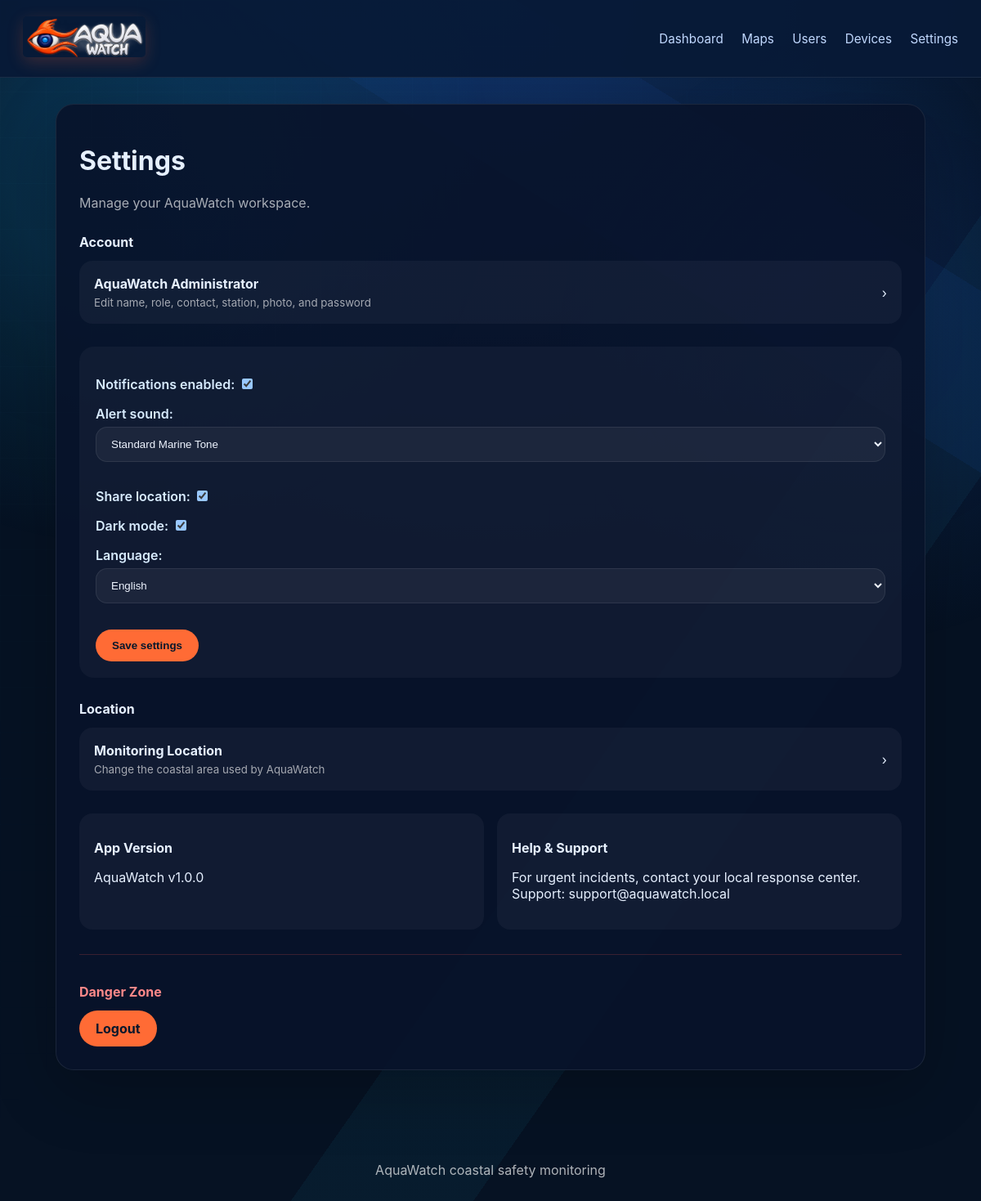
/settings/ (signed in), run on the app's committed database.
### aquawatch_app/models.py (models this page shows, shortened)
class UserProfile(models.Model):
    user = models.OneToOneField(User, on_delete=models.CASCADE)
    role = models.CharField(max_length=128, default='Coastal responder')
    station = models.CharField(max_length=128, blank=True)
    phone = models.CharField(max_length=64, blank=True)
    dark_mode = models.BooleanField(default=True)
    language = models.CharField(max_length=32, default='English')
    notifications_enabled = models.BooleanField(default=True)
    share_location = models.BooleanField(default=True)
    alert_sound = models.CharField(max_length=64, default='Standard Marine Tone')
    profile_image = models.FileField(upload_to='profiles/', blank=True)

### aquawatch_app/views.py (the view)
# urls.py: path('settings/', views.settings_view, name='settings'),
@login_required
def settings_view(request):
    profile = get_or_create_profile(request.user)
    if request.method == 'POST':
        form = SettingsForm(request.POST, instance=profile)
        if form.is_valid():
            form.save()
            messages.success(request, 'Settings saved.')
            return redirect('settings')
    else:
        form = SettingsForm(instance=profile)
    return render(request, 'aquawatch_app/settings.html', {'form': form, 'profile': profile})

### aquawatch_app/forms.py
class SettingsForm(forms.ModelForm):
    class Meta:
        model = UserProfile
        fields = ['notifications_enabled', 'alert_sound', 'share_location', 'dark_mode', 'language']
        widgets = {
            'alert_sound': forms.Select(choices=[
                ('Standard Marine Tone', 'Standard Marine Tone'),
                ('Emergency Beacon', 'Emergency Beacon'),
                ('Silent', 'Silent'),
            ]),
            'language': forms.Select(choices=[
                ('English', 'English'),
                ('Filipino', 'Filipino'),
                ('Cebuano', 'Cebuano'),
            ]),
        }

### aquawatch_app/context_processors.py (called while the page is built)
def aquawatch_preferences(request):
    if not request.user.is_authenticated:
        return {'aqua_profile': None, 'aqua_language': 'English', 'aqua_dark_mode': True}
    try:
        profile = request.user.userprofile
    except (AttributeError, UserProfile.DoesNotExist):
        profile = None
    return {
        'aqua_live_revision': getattr(request,'aqua_live_revision',None),
        'aqua_profile': profile,
        'aqua_language': profile.language if profile else 'English',
        'aqua_dark_mode': profile.dark_mode if profile else True,
    }

### aquawatch_app/views.py (called while the page is built)
def get_or_create_profile(user: User) -> UserProfile:
    profile, _ = UserProfile.objects.get_or_create(user=user)
    return profile

### aquawatch_app/templates/aquawatch_app/settings.html (shortened to what this page needs)
{% extends 'aquawatch_app/base.html' %}
{% block content %}<div class="page-card"><h1>Settings</h1><p class="muted">Manage your AquaWatch workspace.</p>
<section class="settings-section"><h2>Account</h2><a class="settings-link" href="{% url 'profile' %}"><span><strong>{{ user.get_full_name|default:user.username }}</strong><small>Edit name, role, contact, station, photo, and password</small></span><span>&rsaquo;</span></a></section>
<form method="post" class="settings-form">{% csrf_token %}{{ form.as_p }}<button class="button" type="submit">Save settings</button></form>
<section class="settings-section"><h2>Location</h2><a class="settings-link" href="{% url 'location' %}"><span><strong>Monitoring Location</strong><small>Change the coastal area used by AquaWatch</small></span><span>&rsaquo;</span></a></section>
<section class="settings-section info-grid"><div><h2>App Version</h2><p>AquaWatch v1.0.0</p></div><div><h2>Help &amp; Support</h2><p>For urgent incidents, contact your local response center. Support: support@aquawatch.local</p></div></section>
<section class="danger-zone"><h2>Danger Zone</h2><a class="button button-danger" href="{% url 'logout' %}">Logout</a></section></div>{% endblock %}

### aquawatch_app/static/aquawatch_app/styles.css (style rules this page uses)
:root { color-scheme: dark; background: #061223; color: #f5f9ff; font-family: Inter, system-ui, sans-serif; }
* { box-sizing: border-box; }
body { margin: 0; background: radial-gradient(circle at top, #0f2e5e 0%, #061223 45%); color: #e6f0ff; }
select option { background-color: #102238; color: #eef4ff; }
.page-card { background: rgba(8, 19, 43, 0.9); border: 1px solid rgba(255, 255, 255, 0.08); border-radius: 22px; box-shadow: 0 24px 80px rgba(0, 0, 0, 0.22); padding: 28px; margin-bottom: 24px; }
.muted { color: rgba(255, 255, 255, 0.65); }
.settings-section { margin: 28px 0; }
.settings-section h2, .danger-zone h2 { font-size: 1rem; }
.settings-link { display: flex; justify-content: space-between; gap: 16px; align-items: center; padding: 18px; border-radius: 16px; background: rgba(255,255,255,.04); color: inherit; text-decoration: none; }
.settings-link small { display: block; margin-top: 5px; color: rgba(255,255,255,.62); }
.settings-form { padding: 20px; border-radius: 18px; background: rgba(255,255,255,.035); }
.info-grid { display: grid; grid-template-columns: 1fr 1fr; gap: 16px; }
.info-grid > div { padding: 18px; border-radius: 16px; background: rgba(255,255,255,.04); }
.danger-zone { margin-top: 30px; padding-top: 22px; border-top: 1px solid rgba(255,80,80,.2); }
.danger-zone h2 { color: #ff8989; }
.button-danger { background: #c53d4b; color: white; }
.button, .button-secondary { padding: 12px 20px; border-radius: 999px; border: none; font-weight: 700; text-decoration: none; display: inline-flex; align-items: center; justify-content: center; cursor: pointer; }
.button { background: #ff6b35; color: #04172c; }
input[type='text'], input[type='email'], input[type='password'], input[type='number'], textarea, select { width: 100%; margin-top: 6px; margin-bottom: 16px; padding: 12px 14px; border-radius: 14px; border: 1px solid rgba(255, 255, 255, 0.08); background: rgba(255, 255, 255, 0.05); color: #eef4ff; }
label { font-weight: 600; color: #d8ecff; }
body::before { content:""; position:fixed; z-index:0; inset:0; pointer-events:none; background:radial-gradient(circle at 12% 14%,rgba(15,181,231,.14) 0 8%,transparent 28%),radial-gradient(circle at 88% 28%,rgba(29,98,223,.12) 0 7%,transparent 25%),linear-gradient(125deg,transparent 0 62%,rgba(38,194,232,.055) 62% 72%,transparent 72%),linear-gradient(32deg,transparent 0 74%,rgba(29,98,223,.07) 74% 84%,transparent 84%); }
body::after { content:""; position:fixed; z-index:0; inset:0; pointer-events:none; opacity:.42; background-image:linear-gradient(rgba(116,214,255,.045) 1px,transparent 1px),linear-gradient(90deg,rgba(116,214,255,.045) 1px,transparent 1px); background-size:56px 56px; mask-image:linear-gradient(135deg,#000 0%,transparent 66%); }

### data on the page
UserProfile: notifications_enabled "☑", alert_sound "Standard Marine Tone", share_location "☑", dark_mode "☑", language "English"

### other printed values
{{ user.get_full_name|default:user.username }} "AquaWatch Administrator"
